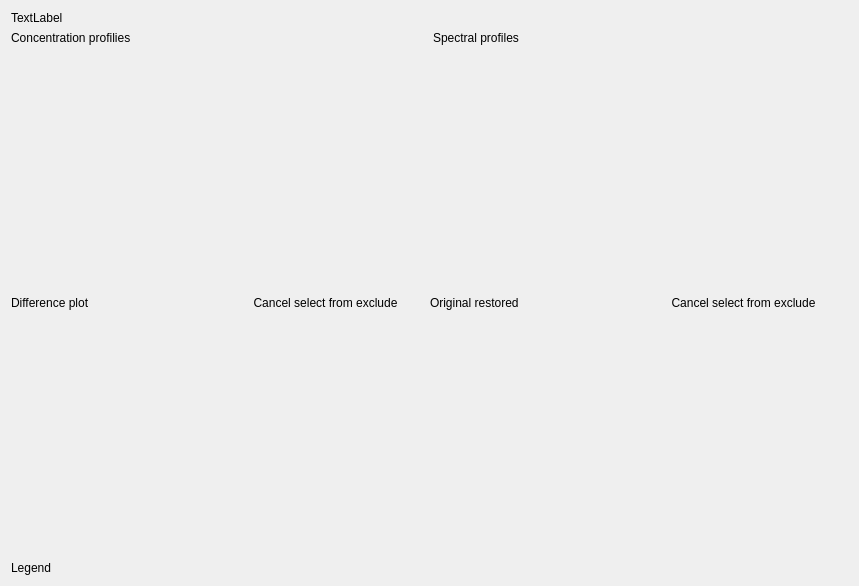
<?xml version="1.0" encoding="UTF-8"?>
<ui version="4.0">
 <class>McrPlotWidget</class>
 <widget class="QWidget" name="McrPlotWidget">
  <property name="geometry">
   <rect>
    <x>0</x>
    <y>0</y>
    <width>859</width>
    <height>586</height>
   </rect>
  </property>
  <property name="sizePolicy">
   <sizepolicy hsizetype="Preferred" vsizetype="Preferred">
    <horstretch>0</horstretch>
    <verstretch>0</verstretch>
   </sizepolicy>
  </property>
  <property name="windowTitle">
   <string>Form</string>
  </property>
  <layout class="QVBoxLayout" name="verticalLayout">
   <item>
    <widget class="QLabel" name="CaptionLabel">
     <property name="sizePolicy">
      <sizepolicy hsizetype="Preferred" vsizetype="Maximum">
       <horstretch>0</horstretch>
       <verstretch>0</verstretch>
      </sizepolicy>
     </property>
     <property name="text">
      <string>TextLabel</string>
     </property>
    </widget>
   </item>
   <item>
    <layout class="QHBoxLayout" name="ConcentrationSpectralLabelLaout">
     <item>
      <widget class="QLabel" name="ConcentrationPlotLabel">
       <property name="sizePolicy">
        <sizepolicy hsizetype="Preferred" vsizetype="Maximum">
         <horstretch>0</horstretch>
         <verstretch>0</verstretch>
        </sizepolicy>
       </property>
       <property name="text">
        <string>Concentration profilies</string>
       </property>
      </widget>
     </item>
     <item>
      <widget class="QLabel" name="SpectalPlotLabel">
       <property name="sizePolicy">
        <sizepolicy hsizetype="Preferred" vsizetype="Minimum">
         <horstretch>0</horstretch>
         <verstretch>0</verstretch>
        </sizepolicy>
       </property>
       <property name="text">
        <string>Spectral profiles</string>
       </property>
      </widget>
     </item>
    </layout>
   </item>
   <item>
    <layout class="QHBoxLayout" name="ConcentrationSpectralPlotLayout">
     <item>
      <widget class="Widgets::MCRCalculationPlot" name="ConcentrationPlot" native="true">
       <property name="sizePolicy">
        <sizepolicy hsizetype="Expanding" vsizetype="Expanding">
         <horstretch>0</horstretch>
         <verstretch>0</verstretch>
        </sizepolicy>
       </property>
      </widget>
     </item>
     <item>
      <widget class="Widgets::MCRCalculationPlot" name="SpectralPlot" native="true">
       <property name="sizePolicy">
        <sizepolicy hsizetype="Expanding" vsizetype="Expanding">
         <horstretch>0</horstretch>
         <verstretch>0</verstretch>
        </sizepolicy>
       </property>
      </widget>
     </item>
    </layout>
   </item>
   <item>
    <layout class="QHBoxLayout" name="DifferenceOriginalrestoredLabelLayout">
     <property name="spacing">
      <number>0</number>
     </property>
     <property name="sizeConstraint">
      <enum>QLayout::SetFixedSize</enum>
     </property>
     <item>
      <layout class="QHBoxLayout" name="DeifferenceButtonLayout">
       <property name="spacing">
        <number>0</number>
       </property>
       <item>
        <widget class="QLabel" name="DifferenceLabel">
         <property name="sizePolicy">
          <sizepolicy hsizetype="Preferred" vsizetype="Maximum">
           <horstretch>0</horstretch>
           <verstretch>0</verstretch>
          </sizepolicy>
         </property>
         <property name="text">
          <string>Difference plot</string>
         </property>
        </widget>
       </item>
       <item>
        <widget class="QPushButton" name="cancelExcludeFromDifferenceButton">
         <property name="enabled">
          <bool>true</bool>
         </property>
         <property name="text">
          <string>Cancel select from exclude</string>
         </property>
         <property name="flat">
          <bool>true</bool>
         </property>
        </widget>
       </item>
      </layout>
     </item>
     <item>
      <layout class="QHBoxLayout" name="OriginRestoredButtonLayout">
       <property name="spacing">
        <number>0</number>
       </property>
       <item>
        <widget class="QLabel" name="OriginalRestoredLabel">
         <property name="sizePolicy">
          <sizepolicy hsizetype="Preferred" vsizetype="Maximum">
           <horstretch>0</horstretch>
           <verstretch>0</verstretch>
          </sizepolicy>
         </property>
         <property name="text">
          <string>Original restored</string>
         </property>
        </widget>
       </item>
       <item>
        <widget class="QPushButton" name="cancelExcludeFromOriginRestoreButton">
         <property name="text">
          <string>Cancel select from exclude</string>
         </property>
         <property name="flat">
          <bool>true</bool>
         </property>
        </widget>
       </item>
      </layout>
     </item>
    </layout>
   </item>
   <item>
    <layout class="QHBoxLayout" name="DifferenceOriginPlotLayout">
     <item>
      <widget class="Widgets::McrDifferencePlot" name="DifferencePlot" native="true">
       <property name="sizePolicy">
        <sizepolicy hsizetype="Expanding" vsizetype="Expanding">
         <horstretch>0</horstretch>
         <verstretch>0</verstretch>
        </sizepolicy>
       </property>
      </widget>
     </item>
     <item>
      <widget class="Widgets::McrOriginRestoredPlot" name="OriginalRestoredPlot" native="true">
       <property name="sizePolicy">
        <sizepolicy hsizetype="Expanding" vsizetype="Expanding">
         <horstretch>0</horstretch>
         <verstretch>0</verstretch>
        </sizepolicy>
       </property>
      </widget>
     </item>
    </layout>
   </item>
   <item>
    <widget class="QLabel" name="legendLabel">
     <property name="text">
      <string>Legend</string>
     </property>
    </widget>
   </item>
   <item>
    <layout class="QGridLayout" name="legendGridLayout"/>
   </item>
  </layout>
 </widget>
 <customwidgets>
  <customwidget>
   <class>Widgets::MCRCalculationPlot</class>
   <extends>QWidget</extends>
   <header>ui/widgets/mcr_calculation_plot.h</header>
   <container>1</container>
  </customwidget>
  <customwidget>
   <class>Widgets::McrDifferencePlot</class>
   <extends>QWidget</extends>
   <header>ui/widgets/mcr_difference_plot.h</header>
   <container>1</container>
  </customwidget>
  <customwidget>
   <class>Widgets::McrOriginRestoredPlot</class>
   <extends>QWidget</extends>
   <header>ui/widgets/mcr_origin_restored_plot.h</header>
   <container>1</container>
  </customwidget>
 </customwidgets>
 <resources/>
 <connections/>
</ui>
